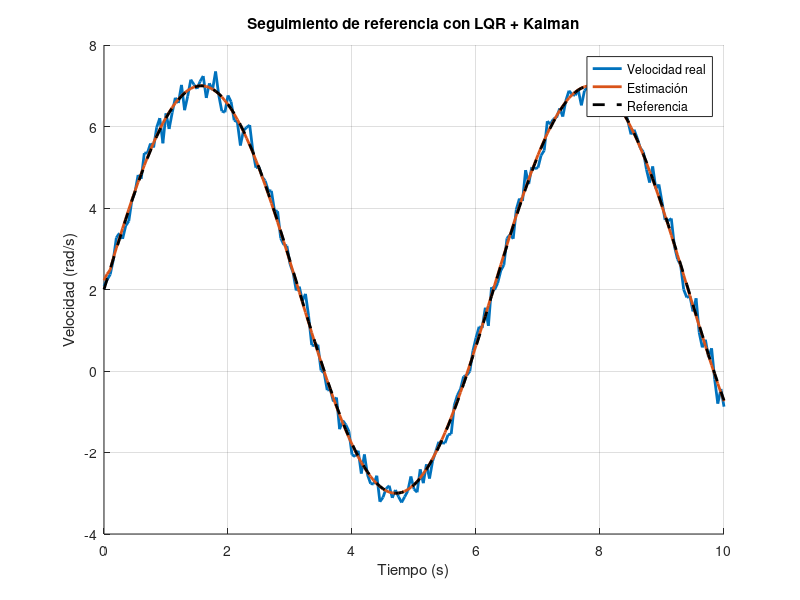
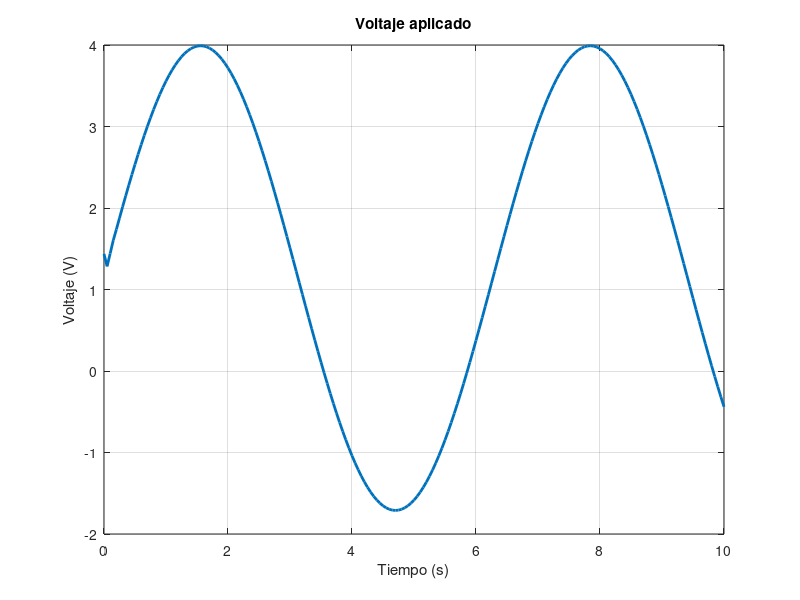
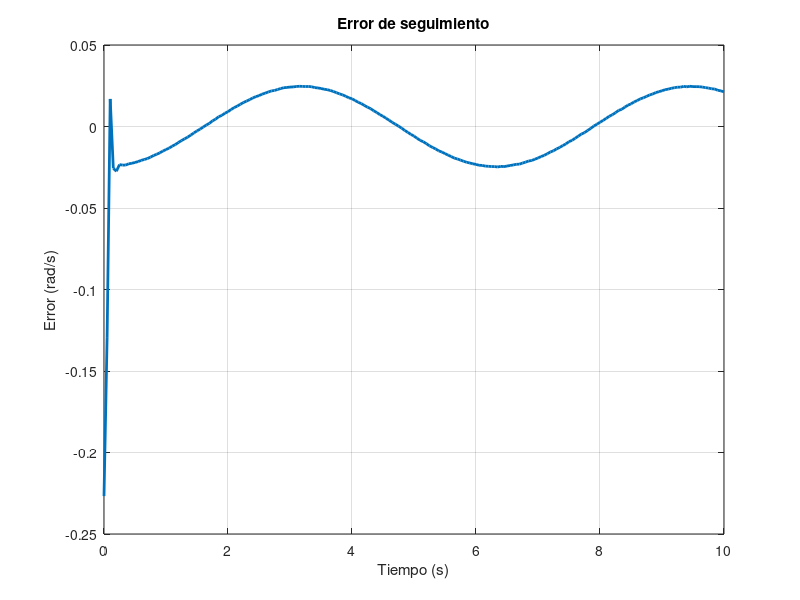

MATLAB code to generate these figures, in order:
clc;
clear;
close all;

% ----------------- Parámetros del motor DC 12v -----------------

b = 0.0028896;     % Fricción (N·m·s/rad)
J = 6.7998e-5;     % Inercia (kg·m²)
Kt = 0.27642;      % Constante de torque (N·m/A)
Ke = Kt;           % Constante de FEM (V·s/rad)
Ra = 28.08;         % Resistencia (Ω)
La = 1;    % Inductancia (H)

% ----------------- Parámetros del motor DC 24v -----------------

% b = 0.026616;     % Fricción (N·m·s/rad)
% J = 0.0023725;     % Inercia (kg·m²)
% Kt = 0.69602;      % Constante de torque (N·m/A)
% Ke = Kt;           % Constante de FEM (V·s/rad)
% Ra = 0.072332;         % Resistencia (Ω)
% La = 0.011658;    % Inductancia (H)

% ----------------- Modelo continuo -----------------

A = [-Ra/La, -Ke/La;
      Kt/J, -b/J];
B = [1/La; 0];
C = [0, 1];  % salida: velocidad
D = 0;

% ----------------- Discretización -----------------

dt = 0.05;               % Paso de tiempo
S = 10;                  % Tiempo total de simulación
sys_c = ss(A, B, C, D);
sys_d = c2d(sys_c, dt, 'zoh');

Ad = sys_d.A;
Bd = sys_d.B;

% ----------------- LQR discreto -----------------

Q = [0.001 0; 0 10];       % Penalización a estados
R = 100;                  % Penalización al control
[Pd, ~, ~] = dare(Ad, Bd, Q, R);
K = R \ (Bd' * Pd);       % Ganancia óptima discreta
Kr = inv(C * inv(eye(2) - Ad + Bd*K) * Bd);  % Ganancia de referencia

% ----------------- Filtro de Kalman discreto -----------------

F_K = Ad;
G_K = Bd;
H_K = eye(2);             % Se observan corriente y velocidad
x_hat = [0; 0];           % Estimación inicial
P_K = diag([0.01, 0.05]);             % Covarianza inicial

Q_K = diag([0.00001, 0.000001]);  % Ruido de proceso
R_K = diag([0.1, 10]); % Ruido de medición

% ----------------- Variables iniciales -----------------

x = [0; 0];     % Estados reales [corriente; velocidad]
u = 0;          % Voltaje aplicad        % Referencia en rad/s

% ----------------- Almacenamiento para gráficas -----------------

x_plot = [];
xhat_plot = [];
u_plot = [];
t_plot = [];
ref_plot = [];
err_plot = [];

% ----------------- Simulación discreta -----------------

for t = 0:dt:S
    
    wr = 2 + 5*sin(t);
    % Medición simulada (con ruido)
    z = H_K * x + 0.05*randn(2,1);

    % Estimación (corrección)
    K_K = P_K * H_K' / (H_K * P_K * H_K' + R_K);
    x_hat = x_hat + K_K * (z - H_K * x_hat);
    P_K = (eye(2) - K_K * H_K) * P_K;

    % Control
    u = -K * x_hat + Kr * wr;

    % Evolución real del sistema
    x = F_K * x + G_K * u + 0.01* randn(2,1);

    % Predicción del estimador
    x_hat = F_K * x_hat + G_K * u;
    P_K = F_K * P_K * F_K' + Q_K;

    % Registro
    x_plot = [x_plot, x];
    xhat_plot = [xhat_plot, x_hat];
    u_plot = [u_plot, u];
    t_plot = [t_plot, t];
    ref_plot = [ref_plot, wr];
    err_plot = [err_plot, wr - x_hat(2)];
end

% ----------------- Gráficas -----------------

figure;
hold on; grid on;
plot(t_plot, x_plot(2,:), 'LineWidth', 2);          % Velocidad real
plot(t_plot, xhat_plot(2,:), 'LineWidth', 2);       % Estimación velocidad
plot(t_plot, ref_plot, 'k--', 'LineWidth', 2);      % Referencia
legend("Velocidad real", "Estimación", "Referencia");
xlabel("Tiempo (s)");
ylabel("Velocidad (rad/s)");
title("Seguimiento de referencia con LQR + Kalman");

figure;
plot(t_plot, u_plot, 'LineWidth', 2);
grid on;
xlabel("Tiempo (s)");
ylabel("Voltaje (V)");
title("Voltaje aplicado");

figure;
plot(t_plot, err_plot, 'LineWidth', 2);
grid on;
xlabel("Tiempo (s)");
ylabel("Error (rad/s)");
title("Error de seguimiento");
